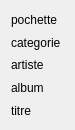
<?xml version="1.0" encoding="UTF-8"?>
<ui version="4.0">
 <class>PresentationLecture</class>
 <widget class="QWidget" name="PresentationLecture">
  <property name="geometry">
   <rect>
    <x>0</x>
    <y>0</y>
    <width>75</width>
    <height>130</height>
   </rect>
  </property>
  <property name="windowTitle">
   <string>Form</string>
  </property>
  <layout class="QVBoxLayout" name="verticalLayout">
   <item>
    <widget class="QLabel" name="pochette">
     <property name="text">
      <string>pochette</string>
     </property>
    </widget>
   </item>
   <item>
    <widget class="QLabel" name="categorie">
     <property name="text">
      <string>categorie</string>
     </property>
    </widget>
   </item>
   <item>
    <widget class="QLabel" name="artiste">
     <property name="text">
      <string>artiste</string>
     </property>
    </widget>
   </item>
   <item>
    <widget class="QLabel" name="album">
     <property name="text">
      <string>album</string>
     </property>
    </widget>
   </item>
   <item>
    <widget class="QLabel" name="titre">
     <property name="text">
      <string>titre</string>
     </property>
    </widget>
   </item>
  </layout>
 </widget>
 <resources/>
 <connections/>
</ui>
